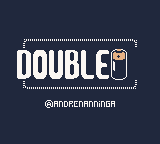

Below is a game level as drawn by its tile map, then a one-line description and the .tmx file that defines it, in full:
An orthogonal 10x9 tile map with 16x16 px tiles, 2 tile layers (Tile Layer 2, Tile Layer 1) and 2 objects (battery, socket).

<map version="1.2" tiledversion="1.3.3" orientation="orthogonal" renderorder="right-down" width="10" height="9" tilewidth="16" tileheight="16" infinite="0" nextlayerid="4" nextobjectid="3">
 <editorsettings>
  <export target="boot.json" format="json" />
 </editorsettings>
 <tileset firstgid="1" name="four-color" tilewidth="16" tileheight="16" tilecount="250" columns="10">
  <image source="four-color.png" width="160" height="400" />
 </tileset>
 <layer id="3" name="Tile Layer 2" width="10" height="9">
  <data encoding="csv">
0,0,0,0,0,0,0,0,0,0,
0,0,0,0,0,0,0,0,0,0,
0,0,0,0,0,0,0,0,0,0,
0,3221225630,0,0,0,0,0,0,0,0,
0,3221225630,0,0,0,0,0,0,0,0,
0,0,0,0,0,0,0,0,0,0,
0,0,0,0,0,0,0,0,0,0,
0,0,0,0,0,0,0,0,0,0,
0,0,0,0,0,0,0,0,0,0
</data>
 </layer>
 <layer id="1" name="Tile Layer 1" width="10" height="9">
  <data encoding="csv">
128,128,128,128,128,128,128,128,128,128,
128,128,128,128,128,128,128,128,128,128,
128,3758096543,2684354718,2684354718,2684354718,2684354718,2684354718,2684354718,1073741983,128,
128,222,223,224,225,226,227,228,249,249,
128,232,233,234,235,236,237,238,128,128,
128,2147483807,1610612894,1610612894,1610612894,1610612894,1610612894,1610612894,536871071,128,
128,128,243,244,245,246,247,248,128,128,
128,128,128,128,128,128,128,128,128,128,
128,128,128,128,128,128,128,128,128,128
</data>
 </layer>
 <objectgroup id="2" name="Object Layer 1">
  <object id="1" name="battery" gid="21" x="128" y="80" width="16" height="16" />
  <object id="2" name="socket" gid="66" x="128" y="80" width="16" height="16" />
 </objectgroup>
</map>